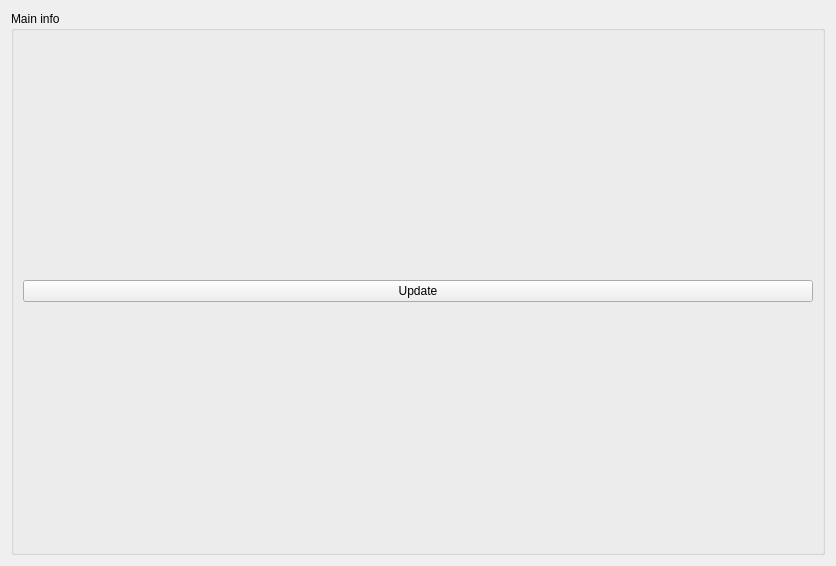
<?xml version="1.0" encoding="UTF-8"?>
<ui version="4.0">
 <class>PlayerInfoWidget</class>
 <widget class="QWidget" name="PlayerInfoWidget">
  <property name="geometry">
   <rect>
    <x>0</x>
    <y>0</y>
    <width>836</width>
    <height>566</height>
   </rect>
  </property>
  <property name="windowTitle">
   <string>Player info</string>
  </property>
  <layout class="QVBoxLayout" name="verticalLayout_3">
   <item>
    <widget class="QGroupBox" name="PlayerFieldsGroupBox">
     <property name="title">
      <string>Main info</string>
     </property>
     <layout class="QVBoxLayout" name="verticalLayout_2">
      <item>
       <layout class="QHBoxLayout" name="horizontalLayout">
        <item>
         <layout class="QVBoxLayout" name="PlayerFieldsVerticalLayout"/>
        </item>
        <item>
         <widget class="QPushButton" name="UpdatePlayerInfoFields">
          <property name="text">
           <string>Update</string>
          </property>
         </widget>
        </item>
       </layout>
      </item>
     </layout>
    </widget>
   </item>
  </layout>
 </widget>
 <resources/>
 <connections/>
</ui>
